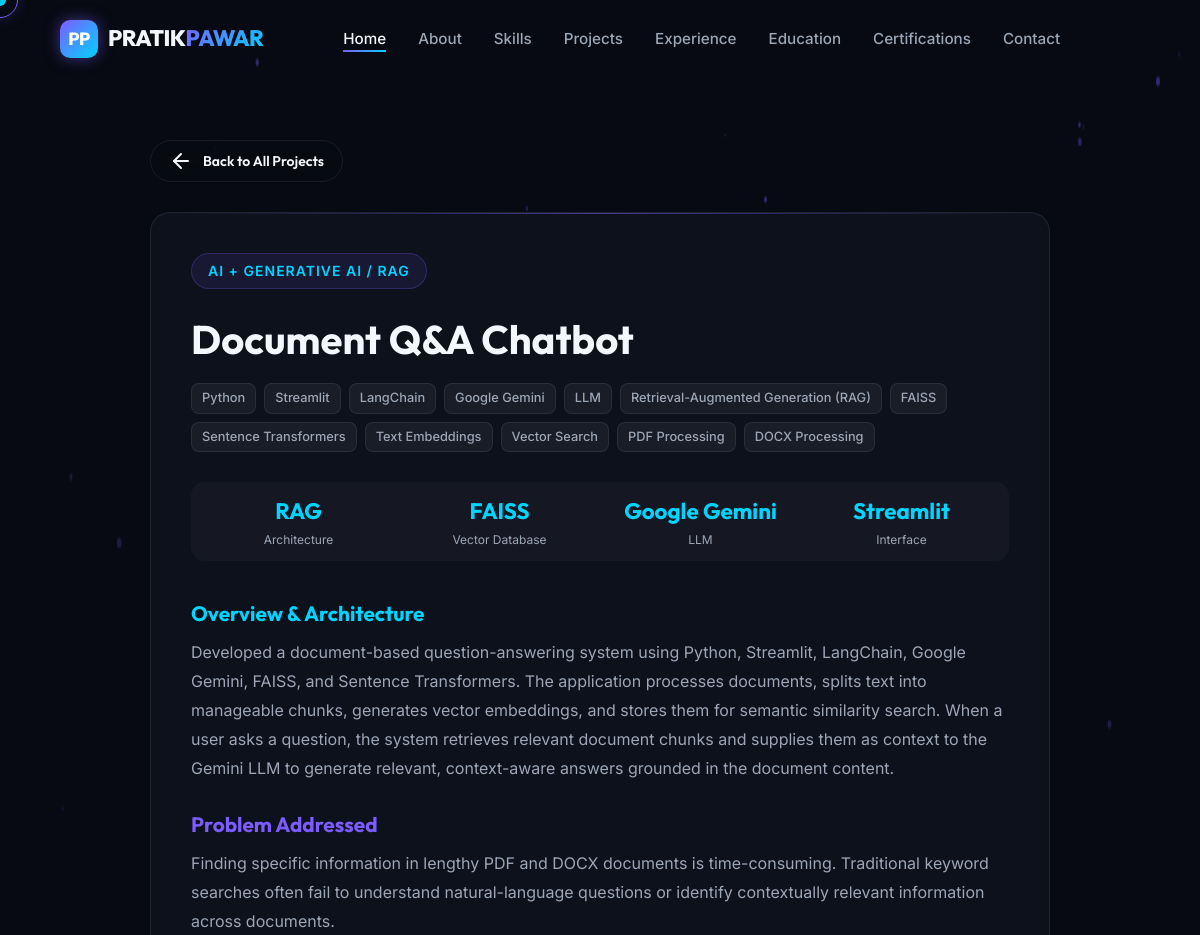
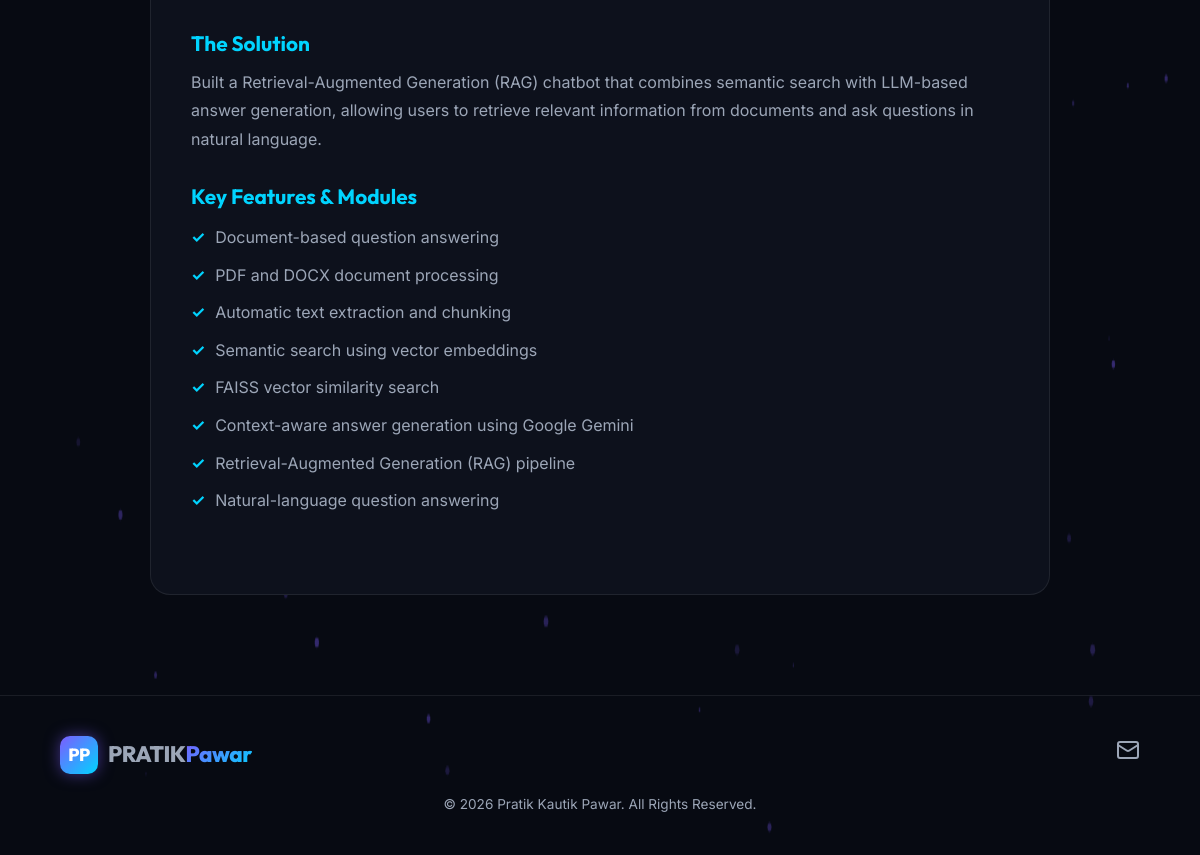
Page /projects/Document-QA-Chatbot/ on the committed database (2 pictures, top to bottom).
### portfolio/models.py (models this page shows, shortened)
class Project(models.Model):
    title = models.CharField(max_length=200)
    slug = models.SlugField(max_length=200, unique=True, blank=True)
    category = models.CharField(max_length=100, help_text="e.g. AI / ML + Full Stack, Full Stack Web Application")
    short_description = models.TextField()
    detailed_description = models.TextField(blank=True, help_text="Detailed description of the project architecture and features.")
    problem_statement = models.TextField(blank=True)
    solution_statement = models.TextField(blank=True)
    project_image = models.ImageField(upload_to='projects/', blank=True, null=True)
    project_logo = models.ImageField(upload_to='projects/logos/', blank=True, null=True)
    github_url = models.URLField(blank=True, help_text="Editable GitHub repository link")
    live_demo_url = models.URLField(blank=True, help_text="Editable Live demo link")
    featured = models.BooleanField(default=False)
    display_order = models.PositiveIntegerField(default=0)
    is_active = models.BooleanField(default=True)
    created_at = models.DateTimeField(auto_now_add=True)
    updated_at = models.DateTimeField(auto_now=True)
    class Meta:
        ordering = ['display_order', '-created_at']
        verbose_name = "Project"
        verbose_name_plural = "Projects"

class ProjectTechnology(models.Model):
    project = models.ForeignKey(Project, related_name='technologies', on_delete=models.CASCADE)
    name = models.CharField(max_length=50)
    display_order = models.PositiveIntegerField(default=0)
    class Meta:
        ordering = ['display_order', 'id']
        verbose_name = "Project Technology"
        verbose_name_plural = "Project Technologies"

class ProjectStatistic(models.Model):
    project = models.ForeignKey(Project, related_name='statistics', on_delete=models.CASCADE)
    label = models.CharField(max_length=100, help_text="e.g. Yield Prediction")
    value = models.CharField(max_length=50, help_text="e.g. 93%")
    display_order = models.PositiveIntegerField(default=0)
    class Meta:
        ordering = ['display_order', 'id']
        verbose_name = "Project Statistic"
        verbose_name_plural = "Project Statistics"

class ProjectFeature(models.Model):
    project = models.ForeignKey(Project, related_name='features', on_delete=models.CASCADE)
    feature = models.TextField()
    display_order = models.PositiveIntegerField(default=0)
    class Meta:
        ordering = ['display_order', 'id']
        verbose_name = "Project Feature"
        verbose_name_plural = "Project Features"

class SocialLink(models.Model):
    platform = models.CharField(max_length=50, help_text="e.g. GitHub, LinkedIn, Email, Phone")
    url = models.URLField(help_text="Full URL or mailto:/tel: link")
    icon = models.CharField(max_length=50, help_text="Icon identifier e.g. github, linkedin, mail, phone, code")
    display_order = models.PositiveIntegerField(default=0)
    is_active = models.BooleanField(default=True)
    class Meta:
        ordering = ['display_order', 'id']
        verbose_name = "Social Link"
        verbose_name_plural = "Social Links"

class SiteSettings(models.Model):
    site_name = models.CharField(max_length=100, default="Pratik Pawar | Portfolio")
    favicon = models.ImageField(upload_to='settings/', blank=True, null=True)
    logo = models.ImageField(upload_to='settings/', blank=True, null=True)
    footer_text = models.CharField(max_length=255, default="Building intelligent, data-driven applications.")
    copyright_text = models.CharField(max_length=255, default="© 2026 Pratik Kautik Pawar. All rights reserved.")
    meta_title = models.CharField(
        max_length=200,
        default="Pratik Pawar | AI/ML Engineer | GenAI Engineer | Python Developer"
    )
    meta_description = models.TextField(
        default="Portfolio of Pratik Kautik Pawar, an AI/ML Engineer, GenAI Engineer and Python Developer building Machine Learning, Generative AI and full-stack applications."
    )
    og_image = models.ImageField(upload_to='settings/', blank=True, null=True)
    enable_animations = models.BooleanField(default=True)
    enable_particles = models.BooleanField(default=True)
    enable_cursor_effect = models.BooleanField(default=True)
    class Meta:
        verbose_name = "Site Settings"
        verbose_name_plural = "Site Settings"
    @classmethod
    def get_solo(cls):
        obj = cls.objects.first()
        if not obj:
            obj = cls.objects.create()
        return obj

### portfolio/views.py (the view, shortened to what this page needs)
# urls.py: path('projects/<slug:slug>/', views.project_detail_view, name='project_detail'),
def project_detail_view(request, slug):
    project = get_object_or_404(
        Project.objects.prefetch_related(
            'technologies', 'features', 'statistics'
        ),
        slug=slug,
        is_active=True
    )
    context = get_common_context()
    context['project'] = project
    return render(request, 'project_detail.html', context)

### portfolio/models.py (called while the page is built)
    @classmethod
    def get_solo(cls):
        obj = cls.objects.filter(is_active=True).first()
        if not obj:
            obj = cls.objects.first()
        return obj

### portfolio/views.py (called while the page is built)
def get_common_context():
    personal_info = PersonalInfo.get_solo()
    site_settings = SiteSettings.get_solo()
    social_links = SocialLink.objects.filter(is_active=True)
    return {
        'personal_info': personal_info,
        'site_settings': site_settings,
        'social_links': social_links,
    }

### templates/project_detail.html (shortened to what this page needs)
{% extends 'base.html' %}
{% block content %}
<section class="section-padding" style="padding-top: 140px;">
  <div class="container" style="max-width: 900px;">
    <a href="{% url 'portfolio:home' %}#projects" class="btn btn-outline btn-sm" style="margin-bottom: 30px;">
      <i data-lucide="arrow-left"></i> Back to All Projects
    </a>
    <div class="glass-card" style="padding: 40px;">
      <span class="section-badge">{{ project.category }}</span>
      <h1 style="font-size: 2.5rem; margin-top: 10px; margin-bottom: 20px;">{{ project.title }}</h1>
      <div class="project-tech-tags" style="margin-bottom: 30px;">
        {% for tech in project.technologies.all %}
          <span class="tech-tag">{{ tech.name }}</span>
        {% endfor %}
      </div>
      {% if project.statistics.all %}
        <div class="project-stats-row" style="margin-bottom: 40px;">
          {% for stat in project.statistics.all %}
            <div>
              <div class="p-stat-val" style="font-size: 1.4rem;">{{ stat.value }}</div>
              <div class="p-stat-lbl">{{ stat.label }}</div>
            </div>
          {% endfor %}
        </div>
      {% endif %}
      <div style="margin-bottom: 30px;">
        <h3 style="font-size: 1.3rem; margin-bottom: 12px; color: var(--accent-secondary);">Overview & Architecture</h3>
        <p style="color: var(--text-muted); line-height: 1.8;">
          {{ project.detailed_description|default:project.short_description }}
        </p>
      </div>
      {% if project.problem_statement %}
        <div style="margin-bottom: 30px;">
          <h3 style="font-size: 1.3rem; margin-bottom: 12px; color: var(--accent-primary);">Problem Addressed</h3>
          <p style="color: var(--text-muted); line-height: 1.8;">
            {{ project.problem_statement }}
          </p>
        </div>
      {% endif %}
      {% if project.solution_statement %}
        <div style="margin-bottom: 30px;">
          <h3 style="font-size: 1.3rem; margin-bottom: 12px; color: var(--accent-secondary);">The Solution</h3>
          <p style="color: var(--text-muted); line-height: 1.8;">
            {{ project.solution_statement }}
          </p>
        </div>
      {% endif %}
      {% if project.features.all %}
        <div style="margin-bottom: 30px;">
          <h3 style="font-size: 1.3rem; margin-bottom: 16px; color: var(--accent-secondary);">Key Features & Modules</h3>
          <ul style="list-style: none; padding-left: 0;">
            {% for feat in project.features.all %}
              <li style="margin-bottom: 12px; color: var(--text-muted); display: flex; align-items: flex-start; gap: 10px;">
                <span style="color: var(--accent-secondary); font-weight: 700;">✓</span>
                <span>{{ feat.feature }}</span>
              </li>
            {% endfor %}
          </ul>
        </div>
      {% endif %}
    </div>
  </div>
</section>
{% endblock %}

### templates/components/footer.html
<footer class="footer">
  <div class="container">
    <div style="display: flex; justify-content: space-between; align-items: center; flex-wrap: wrap; gap: 20px; margin-bottom: 20px;">
      <div class="logo">
        <div class="logo-badge">PP</div>
        <span>PRATIK<span class="gradient-text"> Pawar</span></span>
      </div>
      <div style="display: flex; gap: 16px;">
        {% for link in social_links %}
          <a href="{{ link.url }}" target="_blank" rel="noopener" style="color: var(--text-muted); font-size: 1.2rem;" title="{{ link.platform }}">
            <i data-lucide="{{ link.icon|default:'link' }}"></i>
          </a>
        {% endfor %}
      </div>
    </div>
    <p style="color: var(--text-muted); font-size: 0.85rem;">
      {{ site_settings.copyright_text|default:"© 2026 Pratik Kautik Pawar. All rights reserved." }}
    </p>
  </div>
</footer>

### static/css/main.css (style rules this page uses)
:root { --bg-dark: #070a12; --bg-card: #0d111c; --bg-card-hover: #131929; --bg-glass: rgba(13, 17, 28, 0.75); --border-subtle: rgba(255, 255, 255, 0.08); --border-glow: rgba(124, 92, 255, 0.3); --accent-primary: #7c5cff; --accent-secondary: #00d4ff; --accent-gradient: linear-gradient(135deg, #7c5cff 0%, #00d4ff 100%); --accent-glow: 0 0 25px rgba(124, 92, 255, 0.4); --cyan-glow: 0 0 25px rgba(0, 212, 255, 0.4); --text-main: #f5f7ff; --text-muted: #9ca6b7; --text-dim: #64748b; --font-heading: 'Outfit', -apple-system, BlinkMacSystemFont, 'Segoe UI', Roboto, sans-serif; --font-body: 'Inter', -apple-system, BlinkMacSystemFont, 'Segoe UI', Roboto, sans-serif; --radius-sm: 8px; --radius-md: 14px; --radius-lg: 20px; --radius-full: 9999px; --transition-smooth: all 0.3s cubic-bezier(0.16, 1, 0.3, 1); }
*, *::before, *::after { box-sizing: border-box; margin: 0; padding: 0; }
html { scroll-behavior: smooth; font-size: 16px; }
body { background-color: var(--bg-dark); color: var(--text-main); font-family: var(--font-body); line-height: 1.6; overflow-x: hidden; position: relative; -webkit-font-smoothing: antialiased; }
h1, h2, h3, h4, h5, h6 { font-family: var(--font-heading); font-weight: 700; color: var(--text-main); line-height: 1.2; }
a { color: inherit; text-decoration: none; transition: var(--transition-smooth); }
.gradient-text { background: var(--accent-gradient); -webkit-background-clip: text; -webkit-text-fill-color: transparent; display: inline-block; }
.section-padding { padding: 100px 0; }
.container { width: 90%; max-width: 1240px; margin: 0 auto; }
.section-badge { display: inline-flex; align-items: center; gap: 8px; padding: 6px 16px; border-radius: var(--radius-full); background: rgba(124, 92, 255, 0.1); border: 1px solid rgba(124, 92, 255, 0.25); color: var(--accent-secondary); font-size: 0.875rem; font-weight: 600; letter-spacing: 1px; text-transform: uppercase; margin-bottom: 16px; }
.btn { display: inline-flex; align-items: center; justify-content: center; gap: 10px; padding: 12px 28px; font-family: var(--font-heading); font-weight: 600; font-size: 1rem; border-radius: var(--radius-full); cursor: pointer; border: none; transition: var(--transition-smooth); position: relative; overflow: hidden; z-index: 1; }
.btn-outline { background: transparent; color: var(--text-main); border: 1px solid var(--border-subtle); backdrop-filter: blur(10px); }
.btn-sm { padding: 8px 18px; font-size: 0.875rem; }
.logo { display: flex; align-items: center; gap: 10px; font-family: var(--font-heading); font-weight: 800; font-size: 1.4rem; letter-spacing: -0.5px; }
.logo-badge { width: 38px; height: 38px; border-radius: 10px; background: var(--accent-gradient); display: flex; align-items: center; justify-content: center; color: #fff; font-weight: 800; font-size: 1.1rem; box-shadow: 0 0 15px rgba(124, 92, 255, 0.5); }
.glass-card { background: var(--bg-card); border: 1px solid var(--border-subtle); border-radius: var(--radius-lg); padding: 32px; transition: var(--transition-smooth); position: relative; overflow: hidden; }
.glass-card::before { content: ''; position: absolute; top: 0; left: 0; width: 100%; height: 1px; background: linear-gradient(90deg, transparent, rgba(124, 92, 255, 0.5), transparent); }
.project-tech-tags { display: flex; flex-wrap: wrap; gap: 8px; margin-bottom: 20px; }
.tech-tag { padding: 4px 10px; border-radius: var(--radius-sm); background: rgba(255, 255, 255, 0.05); border: 1px solid rgba(255, 255, 255, 0.08); color: var(--text-muted); font-size: 0.8rem; font-weight: 500; }
.project-stats-row { display: grid; grid-template-columns: repeat(auto-fit, minmax(80px, 1fr)); gap: 10px; padding: 12px; background: rgba(255, 255, 255, 0.03); border-radius: var(--radius-md); margin-bottom: 20px; text-align: center; }
.p-stat-val { font-family: var(--font-heading); font-weight: 700; color: var(--accent-secondary); font-size: 1.1rem; }
.p-stat-lbl { font-size: 0.75rem; color: var(--text-muted); }
.footer { border-top: 1px solid var(--border-subtle); padding: 40px 0; text-align: center; color: var(--text-muted); font-size: 0.9rem; }

### rows in the picture
Project: category "AI + GENERATIVE AI / RAG", title "Document Q&A Chatbot", detailed_description "Developed a document-based question-answering system using Python, Streamlit, LangChain, Google Gemini, FAISS, and Sentence Transformers. The application processes documents, splits text into manageable chunks, generates vector embeddings, and stores them for semantic similarity search. When a user asks a question, the system retrieves relevant document chunks and supplies them as context to the Gemini LLM to generate relevant, context-aware answers grounded in the document content.", problem_statement "Finding specific information in lengthy PDF and DOCX documents is time-consuming. Traditional keyword searches often fail to understand natural-language questions or identify contextually relevant information across documents.", solution_statement "Built a Retrieval-Augmented Generation (RAG) chatbot that combines semantic search with LLM-based answer generation, allowing users to retrieve relevant information from documents and ask questions in natural language."
ProjectTechnology: name "Python"
ProjectTechnology: name "Streamlit"
ProjectTechnology: name "LangChain"
ProjectTechnology: name "Google Gemini"
ProjectTechnology: name "LLM"
ProjectTechnology: name "Retrieval-Augmented Generation (RAG)"
ProjectTechnology: name "FAISS"
ProjectTechnology: name "Sentence Transformers"
ProjectTechnology: name "Text Embeddings"
ProjectTechnology: name "Vector Search"
ProjectTechnology: name "PDF Processing"
ProjectTechnology: name "DOCX Processing"
ProjectStatistic: value "RAG", label "Architecture"
ProjectStatistic: value "FAISS", label "Vector Database"
ProjectStatistic: value "Google Gemini", label "LLM"
ProjectStatistic: value "Streamlit", label "Interface"
ProjectFeature: feature "Document-based question answering"
ProjectFeature: feature "PDF and DOCX document processing"
ProjectFeature: feature "Automatic text extraction and chunking"
ProjectFeature: feature "Semantic search using vector embeddings"
ProjectFeature: feature "FAISS vector similarity search"
ProjectFeature: feature "Context-aware answer generation using Google Gemini"
ProjectFeature: feature "Retrieval-Augmented Generation (RAG) pipeline"
ProjectFeature: feature "Natural-language question answering"
SiteSettings: copyright_text "© 2026 Pratik Kautik Pawar. All Rights Reserved."
